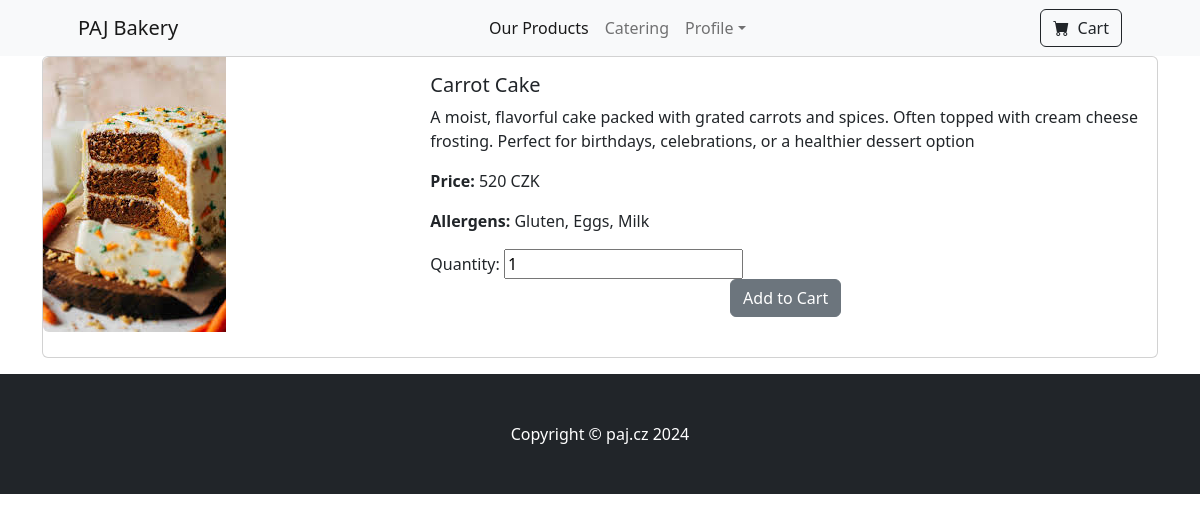
Screenshot of /products/10 with the database file from the repository.
### viewer/models.py (models this page shows)
class Product(models.Model):
    title = models.CharField(max_length=255)
    description = models.TextField()
    thumbnail = models.ImageField(upload_to='products/', null=True, blank=True)
    category = models.ForeignKey(Categorie, on_delete=models.CASCADE)
    price = models.DecimalField(max_digits=10, decimal_places=0)
    allergens = models.ManyToManyField(Allergen)

class Allergen(models.Model):
    name = models.CharField(max_length=255)
    allergen_number = models.IntegerField()

### viewer/views.py (the view)
# urls.py: path('products/<pk>', ProductDetailView.as_view(), name='product_detail'),
class ProductDetailView(TemplateView):
    template_name = 'product_detail.html'
    def get_context_data(self, **kwargs):
        context = super().get_context_data( **kwargs)
        product = get_object_or_404(Product, pk=self.kwargs['pk'])
        context["product_detail"] = product
        context["product_allergens"] = product.allergens.all()
        return context

### viewer/Templates/product_detail.html (shortened to what this page needs)
{% extends 'base.html' %}
{% block content %}
    <div class="container">
        <div class="card mb-3">
            <div class="row g-0">
                <div class="col-md-4">
                    <img src="{{ product_detail.thumbnail.url }}" class="img-fluid rounded-start" alt="Product Image">
                </div>
                <div class="col-md-8">
                    <div class="card-body">
                        <h5 class="card-title">{{ product_detail.title }}</h5>
                        <p class="card-text">{{ product_detail.description }}</p>
                        <p class="card-text"><strong>Price:</strong> {{ product_detail.price }} CZK</p>
                        {% if product_detail.allergens.exists %}
                            <p class="card-text">
                                <strong>Allergens:</strong>
                                {% for allergen in product_detail.allergens.all %}
                                    {{ allergen.name }}{% if not forloop.last %}, {% endif %}
                                {% endfor %}
                            </p>
                        {% endif %}
                        <form method="post" action="{% url 'cart_add' %}">
                            <label for="quantity">Quantity:</label>
                            <input type="number" id="quantity" name="quantity" value="1" min="1"><br/>
                            <div class="text-center">
                            <button type="submit" class="btn btn-secondary">Add to Cart</button>
                            </div>
                        </form>
                        <br/>
                    </div>
                </div>
            </div>
        </div>
    </div>
{% endblock %}

### rows the page displays
Product: thumbnail (picture), title "Carrot Cake", description "A moist, flavorful cake packed with grated carrots and spices. Often topped with cream cheese frosting. Perfect for birthdays, celebrations, or a healthier dessert option", price "520"
Allergen: name "Gluten"
Allergen: name "Eggs"
Allergen: name "Milk"
